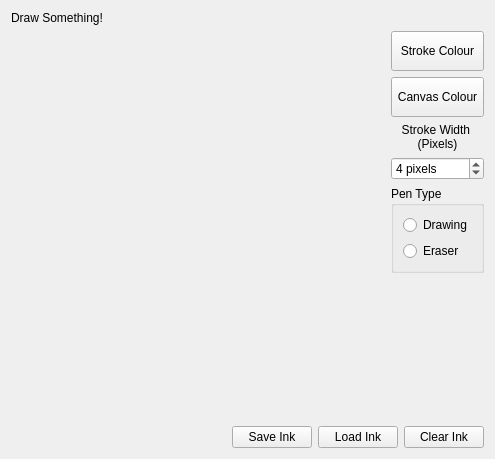
<?xml version="1.0" encoding="UTF-8"?>
<ui version="4.0">
 <class>TestInkEdit</class>
 <widget class="QWidget" name="TestInkEdit">
  <property name="geometry">
   <rect>
    <x>0</x>
    <y>0</y>
    <width>495</width>
    <height>459</height>
   </rect>
  </property>
  <property name="windowTitle">
   <string>Ink Editor</string>
  </property>
  <layout class="QVBoxLayout" name="verticalLayout">
   <item>
    <widget class="QLabel" name="label">
     <property name="sizePolicy">
      <sizepolicy hsizetype="Preferred" vsizetype="Fixed">
       <horstretch>0</horstretch>
       <verstretch>0</verstretch>
      </sizepolicy>
     </property>
     <property name="text">
      <string>Draw Something!</string>
     </property>
    </widget>
   </item>
   <item>
    <layout class="QHBoxLayout" name="horizontalLayout_2">
     <item>
      <widget class="Isf::InkEdit" name="editor_" native="true">
       <property name="sizePolicy">
        <sizepolicy hsizetype="MinimumExpanding" vsizetype="MinimumExpanding">
         <horstretch>0</horstretch>
         <verstretch>0</verstretch>
        </sizepolicy>
       </property>
      </widget>
     </item>
     <item>
      <layout class="QVBoxLayout" name="verticalLayout_2">
       <item>
        <widget class="QPushButton" name="cmdStrokeColor_">
         <property name="minimumSize">
          <size>
           <width>0</width>
           <height>40</height>
          </size>
         </property>
         <property name="text">
          <string>Stroke Colour</string>
         </property>
        </widget>
       </item>
       <item>
        <widget class="QPushButton" name="cmdCanvasColor_">
         <property name="sizePolicy">
          <sizepolicy hsizetype="Preferred" vsizetype="Preferred">
           <horstretch>0</horstretch>
           <verstretch>0</verstretch>
          </sizepolicy>
         </property>
         <property name="minimumSize">
          <size>
           <width>0</width>
           <height>40</height>
          </size>
         </property>
         <property name="text">
          <string>Canvas Colour</string>
         </property>
        </widget>
       </item>
       <item>
        <widget class="QLabel" name="label_2">
         <property name="text">
          <string>&lt;!DOCTYPE HTML PUBLIC &quot;-//W3C//DTD HTML 4.0//EN&quot; &quot;http://www.w3.org/TR/REC-html40/strict.dtd&quot;&gt;
&lt;html&gt;&lt;head&gt;&lt;meta name=&quot;qrichtext&quot; content=&quot;1&quot; /&gt;&lt;style type=&quot;text/css&quot;&gt;
p, li { white-space: pre-wrap; }
&lt;/style&gt;&lt;/head&gt;&lt;body style=&quot; font-family:'DejaVu Sans'; font-size:9pt; font-weight:400; font-style:normal;&quot;&gt;
&lt;p align=&quot;center&quot; style=&quot; margin-top:0px; margin-bottom:0px; margin-left:0px; margin-right:0px; -qt-block-indent:0; text-indent:0px;&quot;&gt;Stroke Width &lt;/p&gt;
&lt;p align=&quot;center&quot; style=&quot; margin-top:0px; margin-bottom:0px; margin-left:0px; margin-right:0px; -qt-block-indent:0; text-indent:0px;&quot;&gt;(Pixels)&lt;/p&gt;&lt;/body&gt;&lt;/html&gt;</string>
         </property>
        </widget>
       </item>
       <item>
        <widget class="QSpinBox" name="spinWidth_">
         <property name="sizePolicy">
          <sizepolicy hsizetype="Minimum" vsizetype="Fixed">
           <horstretch>0</horstretch>
           <verstretch>0</verstretch>
          </sizepolicy>
         </property>
         <property name="suffix">
          <string> pixels</string>
         </property>
         <property name="prefix">
          <string/>
         </property>
         <property name="minimum">
          <number>1</number>
         </property>
         <property name="maximum">
          <number>20</number>
         </property>
         <property name="singleStep">
          <number>1</number>
         </property>
         <property name="value">
          <number>4</number>
         </property>
        </widget>
       </item>
       <item>
        <widget class="QGroupBox" name="penType_">
         <property name="sizePolicy">
          <sizepolicy hsizetype="Preferred" vsizetype="Preferred">
           <horstretch>0</horstretch>
           <verstretch>0</verstretch>
          </sizepolicy>
         </property>
         <property name="title">
          <string>Pen Type</string>
         </property>
         <layout class="QVBoxLayout" name="verticalLayout_3">
          <item>
           <widget class="QRadioButton" name="rbDrawing_">
            <property name="text">
             <string>Drawing</string>
            </property>
           </widget>
          </item>
          <item>
           <widget class="QRadioButton" name="rbEraser_">
            <property name="text">
             <string>Eraser</string>
            </property>
           </widget>
          </item>
         </layout>
        </widget>
       </item>
       <item>
        <spacer name="verticalSpacer">
         <property name="orientation">
          <enum>Qt::Vertical</enum>
         </property>
         <property name="sizeHint" stdset="0">
          <size>
           <width>20</width>
           <height>40</height>
          </size>
         </property>
        </spacer>
       </item>
      </layout>
     </item>
    </layout>
   </item>
   <item>
    <layout class="QHBoxLayout" name="horizontalLayout">
     <item>
      <spacer name="horizontalSpacer">
       <property name="orientation">
        <enum>Qt::Horizontal</enum>
       </property>
       <property name="sizeType">
        <enum>QSizePolicy::MinimumExpanding</enum>
       </property>
       <property name="sizeHint" stdset="0">
        <size>
         <width>40</width>
         <height>20</height>
        </size>
       </property>
      </spacer>
     </item>
     <item>
      <widget class="QPushButton" name="cmdSave_">
       <property name="text">
        <string>Save Ink</string>
       </property>
      </widget>
     </item>
     <item>
      <widget class="QPushButton" name="cmdLoad_">
       <property name="text">
        <string>Load Ink</string>
       </property>
      </widget>
     </item>
     <item>
      <widget class="QPushButton" name="cmdClear_">
       <property name="text">
        <string>Clear Ink</string>
       </property>
      </widget>
     </item>
    </layout>
   </item>
  </layout>
 </widget>
 <customwidgets>
  <customwidget>
   <class>Isf::InkEdit</class>
   <extends>QWidget</extends>
   <header location="global">IsfInkEdit</header>
   <container>1</container>
  </customwidget>
 </customwidgets>
 <resources/>
 <connections/>
</ui>
